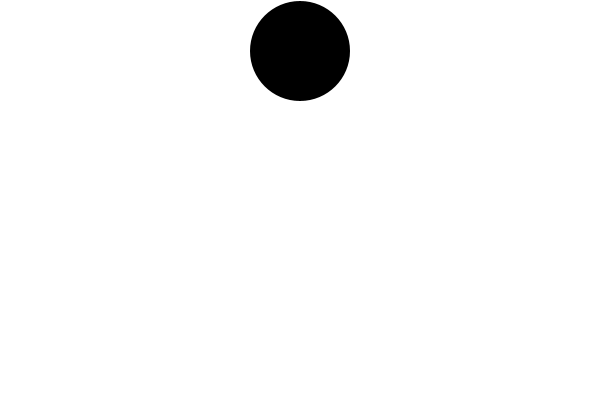
Frame 1 (no input)
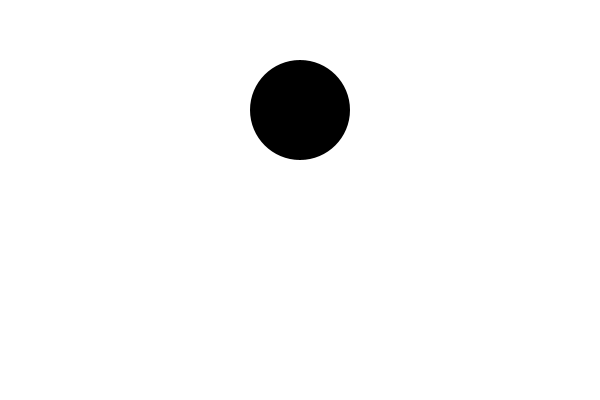
Frame 60 (the mouse pressed at the canvas centre just before this capture)
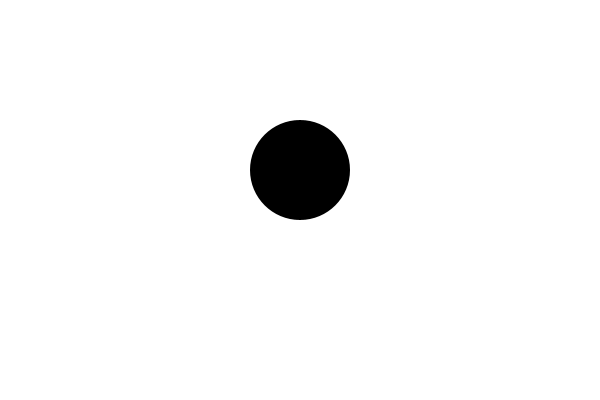
Frame 120 (the mouse held since frame 60 and released just before this capture)

The Processing sketch that drew these frames (run headless with seeded random() and noise(); from frame 60 on, the mouse is pressed at the canvas centre):

// Processing sketch: motion_08_draw_bounce
// ── motion_08_draw_bounce.pde
int d = 100;
int y = d/2;
int speed = 1;

void setup() {
  size(600, 400);
  background(255);
  noStroke();
  colorMode(HSB, 360, 100, 100, 100);
}

void draw() {
  background(360);
  // Increase the location of y by speed every frame
  y = y + speed;
  if ((y > height - d/2) || (y < d/2)) {
    // If the object reaches the bottom or top reverse movement
    speed = speed * -1;
  }

  // Display circle at y location
  fill(0);
  ellipse(width/2, y, d, d);
}
